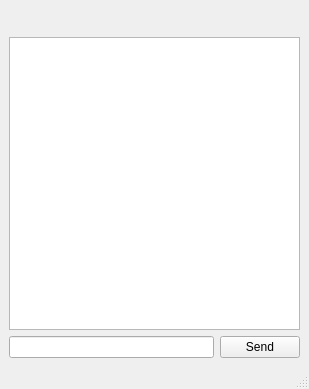
<?xml version="1.0" encoding="UTF-8"?>
<ui version="4.0">
 <class>chatWindow</class>
 <widget class="QMainWindow" name="chatWindow">
  <property name="geometry">
   <rect>
    <x>0</x>
    <y>0</y>
    <width>309</width>
    <height>389</height>
   </rect>
  </property>
  <property name="windowTitle">
   <string>MainWindow</string>
  </property>
  <widget class="QWidget" name="centralwidget">
   <layout class="QVBoxLayout" name="verticalLayout">
    <item>
     <layout class="QHBoxLayout" name="horizontalLayout">
      <item>
       <widget class="QLabel" name="userLabel">
        <property name="font">
         <font>
          <pointsize>14</pointsize>
          <weight>50</weight>
          <bold>false</bold>
         </font>
        </property>
        <property name="text">
         <string/>
        </property>
       </widget>
      </item>
     </layout>
    </item>
    <item>
     <widget class="QTextEdit" name="textEdit">
      <property name="readOnly">
       <bool>true</bool>
      </property>
     </widget>
    </item>
    <item>
     <layout class="QHBoxLayout" name="horizontalLayout_2">
      <item>
       <widget class="QLineEdit" name="textInput"/>
      </item>
      <item>
       <widget class="QPushButton" name="sendButton">
        <property name="text">
         <string>Send</string>
        </property>
       </widget>
      </item>
     </layout>
    </item>
   </layout>
  </widget>
  <widget class="QMenuBar" name="menubar">
   <property name="geometry">
    <rect>
     <x>0</x>
     <y>0</y>
     <width>309</width>
     <height>21</height>
    </rect>
   </property>
  </widget>
  <widget class="QStatusBar" name="statusbar"/>
 </widget>
 <resources/>
 <connections/>
</ui>
